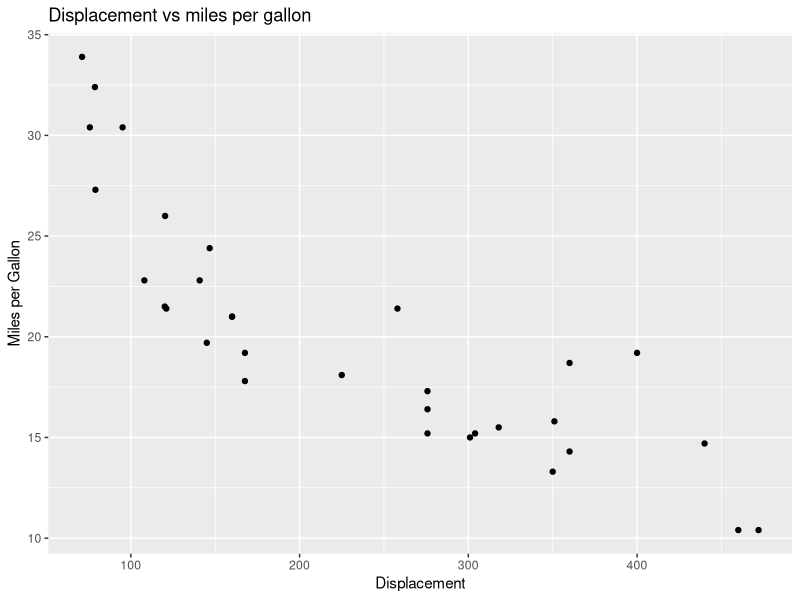
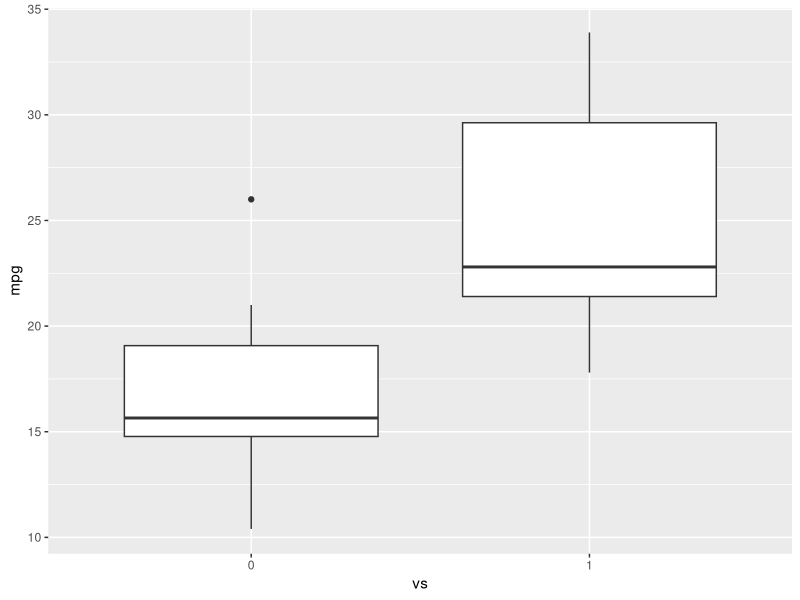
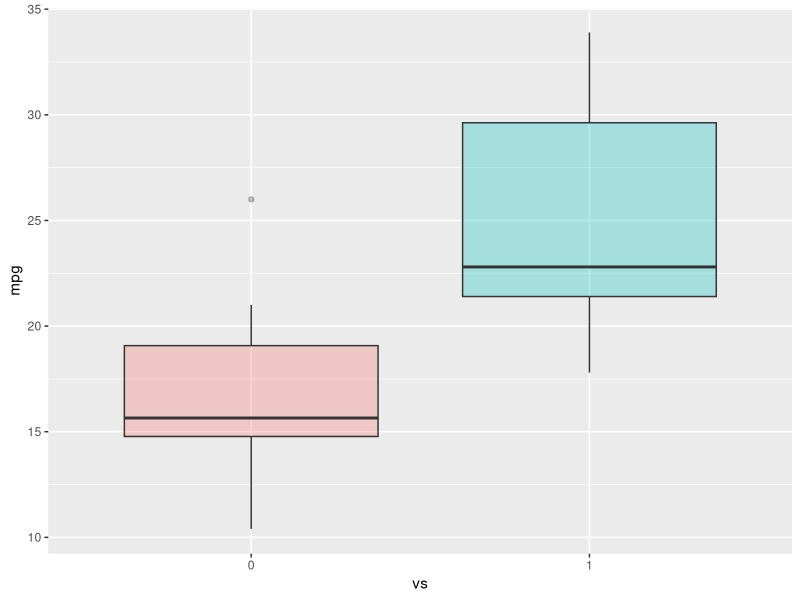
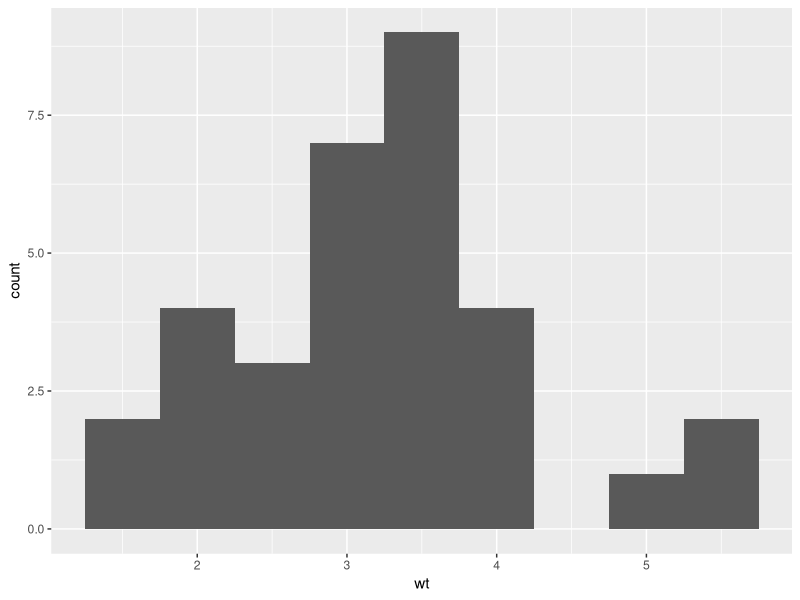

The R script that drew these images, in order:
library(datasets)
data(mtcars)
head(mtcars,5)
library(ggplot2)
ggplot(aes(x=disp,y=mpg,),data=mtcars)+geom_point()+ggtitle("Displacement vs miles per gallon")+ labs(x = "Displacement", y = "Miles per Gallon")
mtcars$vs <- as.factor(mtcars$vs)
ggplot(aes(x=vs, y=mpg), data = mtcars) + geom_boxplot()
ggplot(aes(x=vs, y=mpg, fill = vs), data = mtcars) + 
  geom_boxplot(alpha=0.3) +
  theme(legend.position="none")
ggplot(aes(x=wt),data=mtcars) + geom_histogram(binwidth=0.5)